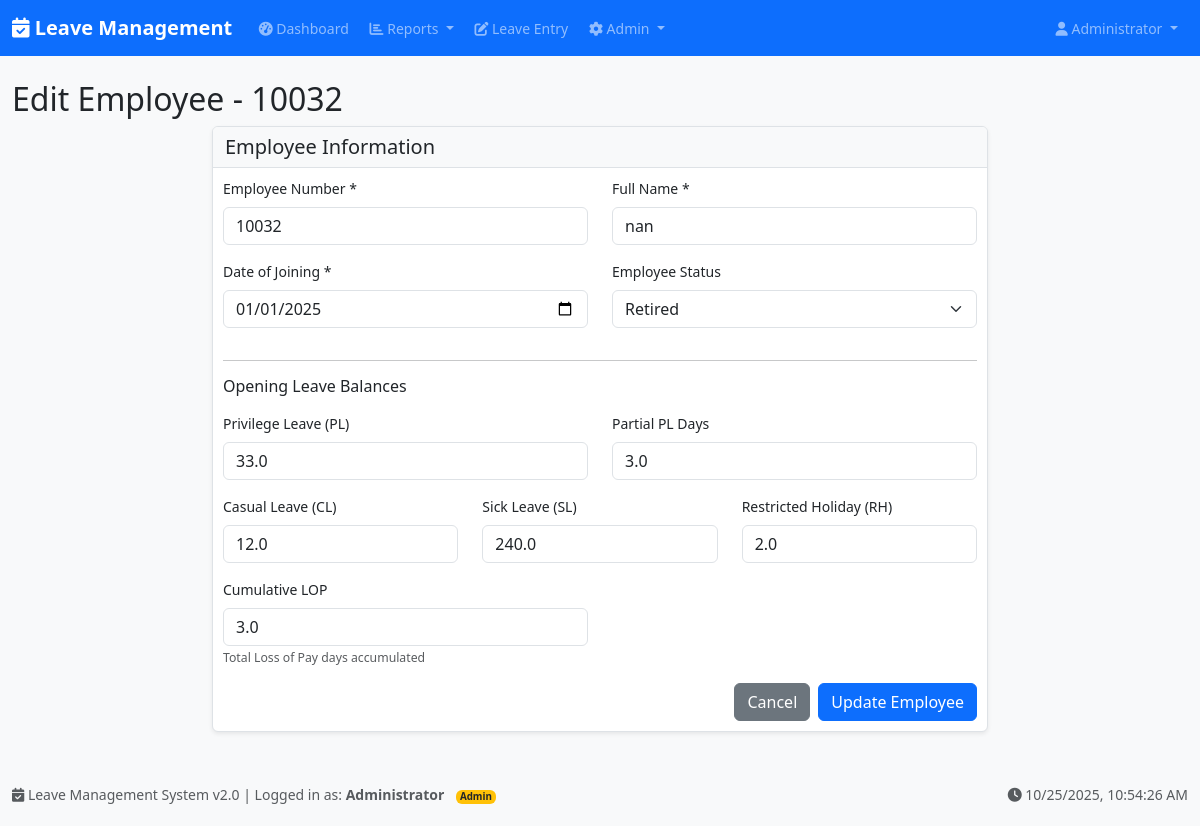
The app's page /master_data/edit/10032 (signed in) with its own data.
### models.py (models this page shows, shortened)
class MasterData(db.Model):
    id = db.Column(db.Integer, primary_key=True)
    emp_no = db.Column(db.String(20), nullable=False)
    name = db.Column(db.String(100), nullable=False)
    doj = db.Column(db.Date, nullable=False)
    pl = db.Column(db.Float, default=0)
    partial_pl_days = db.Column(db.Float, default=0)
    cl = db.Column(db.Float, default=0)
    sl = db.Column(db.Float, default=0)
    rh = db.Column(db.Float, default=0)
    lop = db.Column(db.Float, default=0)
    l = db.Column(db.String(1), default='C')  # Employee status: P=Probationer, C=Confirmed/Permanent, R=Retired
    def get_emp_status(self):
        try:
            return getattr(self, 'l', 'C')  # Default to 'C' if not found
        except Exception:
            return 'C'  # Default to Confirmed

### routes.py (the view, shortened to what this page needs)
@app.route('/master_data/edit/<emp_no>', methods=['GET', 'POST'])
def edit_employee(emp_no):
    if 'user_id' not in session or not session.get('is_admin'):
        flash('Admin access required', 'error')
        return redirect(url_for('dashboard'))
    employee = get_employee_by_number(emp_no)
    if not employee:
        flash(f'Employee {emp_no} not found', 'error')
        return redirect(url_for('master_data_management'))
    return render_template('add_edit_employee.html', employee=employee)

### routes.py (called while the page is built, shortened)
@app.context_processor
def inject_date():
    return {'date': date}

def normalize_emp_no(emp_no):
    if emp_no is None or emp_no == '':
        return ''
    emp_no_str = str(emp_no).strip()
    if emp_no_str.lower() in ['', 'nan', 'nat', 'none', 'null']:
        return ''
    if emp_no_str.endswith('.0'):
        emp_no_str = emp_no_str[:-2]
    try:
        float_val = float(emp_no_str)
        if float_val == int(float_val):  # It's a whole number
            return str(int(float_val))
    except:
        pass
    return emp_no_str

def get_employee_by_number(emp_no):
    emp_no_normalized = normalize_emp_no(emp_no)
    emp = MasterData.query.filter_by(emp_no=emp_no_normalized).first()
    if emp:
        return emp

### templates/add_edit_employee.html (shortened to what this page needs)
{% extends "base.html" %}
{% block content %}
<div class="row">
    <div class="col-12">
        <h2>
            {% if employee %}Edit Employee - {{ employee.emp_no }}{% else %}Add New Employee{% endif %}
        </h2>
    </div>
</div>
<div class="row justify-content-center">
    <div class="col-lg-8">
        <div class="card">
            <div class="card-header">
                <h5 class="mb-0">Employee Information</h5>
            </div>
            <div class="card-body">
                <form method="POST">
                    <div class="row">
                        <div class="col-md-6">
                            <div class="mb-3">
                                <label for="emp_no" class="form-label">Employee Number *</label>
                                <input type="text" class="form-control" id="emp_no" name="emp_no"
                                       value="{{ employee.emp_no if employee else '' }}"
                                       {% if employee %}readonly{% endif %} required>
                            </div>
                        </div>
                        <div class="col-md-6">
                            <div class="mb-3">
                                <label for="name" class="form-label">Full Name *</label>
                                <input type="text" class="form-control" id="name" name="name"
                                       value="{{ employee.name if employee else '' }}" required>
                            </div>
                        </div>
                    </div>
                    <div class="row">
                        <div class="col-md-6">
                            <div class="mb-3">
                                <label for="doj" class="form-label">Date of Joining *</label>
                                <input type="date" class="form-control" id="doj" name="doj"
                                       value="{{ employee.doj.strftime('%Y-%m-%d') if employee else '' }}" required>
                            </div>
                        </div>
                        <div class="col-md-6">
                            <div class="mb-3">
                                <label for="emp_status" class="form-label">Employee Status</label>
                                <select class="form-select" id="emp_status" name="emp_status">
                                    {% if employee %}
                                        {% set current_status = employee.get_emp_status() %}
                                    {% else %}
                                        {% set current_status = 'C' %}
                                    {% endif %}
                                    <option value="R" {% if current_status == 'R' %}selected{% endif %}>Retired</option>
                                </select>
                            </div>
                        </div>
                    </div>
                    <hr>
                    <h6 class="mb-3">Opening Leave Balances</h6>
                    <div class="row">
                        <div class="col-md-6">
                            <div class="mb-3">
                                <label for="pl" class="form-label">Privilege Leave (PL)</label>
                                <input type="number" class="form-control" id="pl" name="pl"
                                       value="{{ employee.pl if employee else '0' }}"
                                       min="0" max="300" step="1">
                            </div>
                        </div>
                        <div class="col-md-6">
                            <div class="mb-3">
                                <label for="partial_pl_days" class="form-label">Partial PL Days</label>
                                <input type="number" class="form-control" id="partial_pl_days" name="partial_pl_days"
                                       value="{{ employee.partial_pl_days if employee else '0' }}"
                                       min="0" max="10" step="1">
                            </div>
                        </div>
                    </div>
                    <div class="row">
                        <div class="col-md-4">
                            <div class="mb-3">
                                <label for="cl" class="form-label">Casual Leave (CL)</label>
                                <input type="number" class="form-control" id="cl" name="cl"
                                       value="{{ employee.cl if employee else '0' }}"
                                       min="0" max="12" step="0.5">
                            </div>
                        </div>
                        <div class="col-md-4">
                            <div class="mb-3">
                                <label for="sl" class="form-label">Sick Leave (SL)</label>
                                <input type="number" class="form-control" id="sl" name="sl"
                                       value="{{ employee.sl if employee else '0' }}"
                                       min="0" step="0.5">
                            </div>
                        </div>
                        <div class="col-md-4">
                            <div class="mb-3">
                                <label for="rh" class="form-label">Restricted Holiday (RH)</label>
                                <input type="number" class="form-control" id="rh" name="rh"
                                       value="{{ employee.rh if employee else '0' }}"
                                       min="0" max="2" step="0.5">
                            </div>
                        </div>
                    </div>
                    <div class="row">
                        <div class="col-md-6">
                            <div class="mb-3">
                                <label for="lop" class="form-label">Cumulative LOP</label>
                                <input type="number" class="form-control" id="lop" name="lop"
                                       value="{{ employee.lop if employee and employee.lop is not none else '0' }}"
                                       min="0" step="0.5">
                                <small class="form-text text-muted">Total Loss of Pay days accumulated</small>
                            </div>
                        </div>
                    </div>
                    <div class="d-grid gap-2 d-md-flex justify-content-md-end">
                        <a href="{{ url_for('master_data_management') }}" class="btn btn-secondary">
                            Cancel
                        </a>
                        <button type="submit" class="btn btn-primary">
                            {% if employee %}Update Employee{% else %}Add Employee{% endif %}
                        </button>
                    </div>
                </form>
            </div>
        </div>
    </div>
</div>
{% endblock %}

### static/style.css (style rules this page uses)
body { background-color: #f8f9fa; font-family: 'Segoe UI', Tahoma, Geneva, Verdana, sans-serif; font-size: 14px; }
.card { border: 1px solid #dee2e6; box-shadow: 0 0.125rem 0.25rem rgba(0, 0, 0, 0.075); margin-bottom: 8px; }
.card-header { background-color: #f8f9fa; border-bottom: 1px solid #dee2e6; font-weight: 600; padding: 8px 12px; }
.card-body { padding: 10px; }

### templates/base.html (style rules this page uses)
body { display: flex; flex-direction: column; min-height: 100vh; }
.card { box-shadow: 0 0.125rem 0.25rem rgba(0, 0, 0, 0.075); border: 1px solid rgba(0, 0, 0, 0.125); }
.card-header { background-color: #f8f9fa; border-bottom: 1px solid rgba(0, 0, 0, 0.125); font-weight: 600; }

### records on screen
MasterData: emp_no "10032", name "nan", doj "01/01/2025", pl "33.0", partial_pl_days "3.0", cl "12.0", sl "240.0", rh "2.0", lop "3.0"

### other values on screen
{{ session.name or session.emp_no }} "Administrator"
